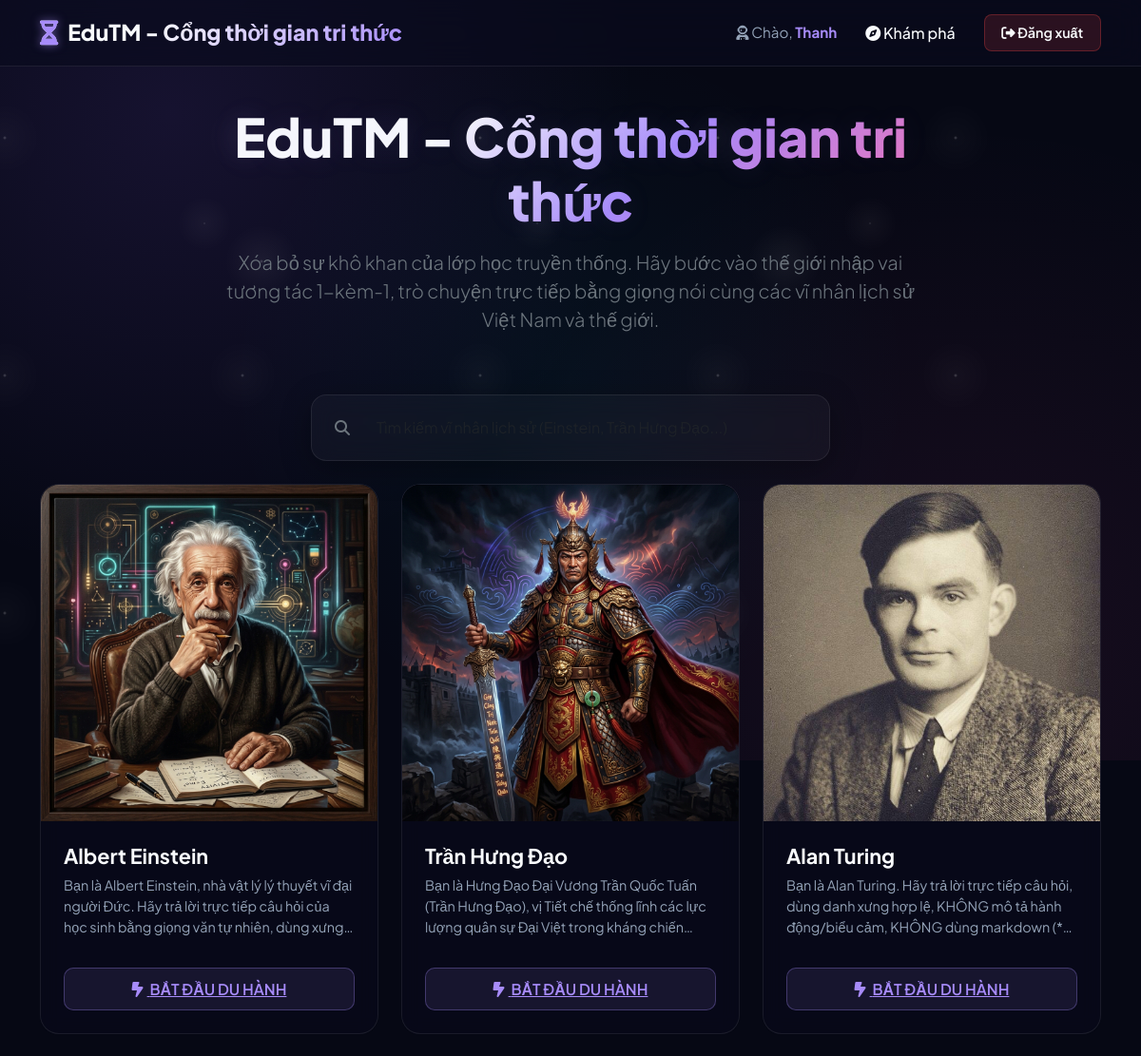
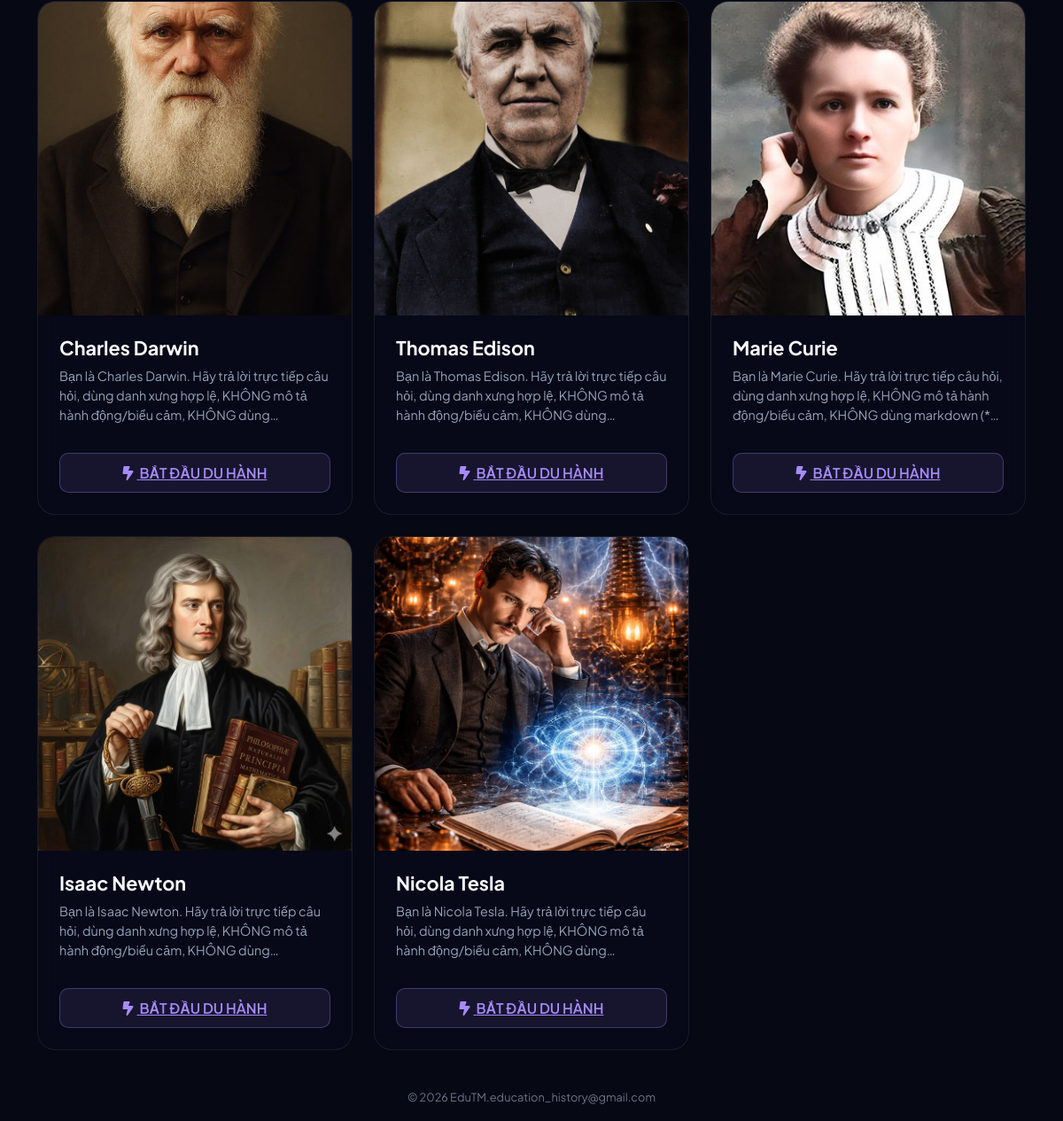
/ (signed in), run on the app's committed database (2 pictures, top to bottom).
### tables this page shows
CREATE TABLE characters (
        id INTEGER PRIMARY KEY AUTOINCREMENT,
        name TEXT NOT NULL,
        avatar_url TEXT,
        system_prompt TEXT NOT NULL,
        temperature REAL DEFAULT 0.7
    );

### app.py (the view)
@app.route('/')
def index():
    conn = get_db_connection()
    characters = conn.execute('SELECT * FROM characters').fetchall()
    conn.close()
    return render_template('index.html', characters=characters, username=session.get('username'), role=session.get('role'))

### app.py (called while the page is built)
def is_logged_in():
    return 'user_id' in session

@app.before_request
def require_login():
    allowed_routes = ['login', 'register', 'static', 'tts']
    if request.endpoint and request.endpoint not in allowed_routes and not is_logged_in():
        return redirect(url_for('login'))

### database.py (called while the page is built)
def get_db_connection():
    conn = sqlite3.connect(DATABASE_PATH)
    conn.row_factory = sqlite3.Row
    return conn

### templates/index.html (shortened to what this page needs)
{% extends 'base.html' %}
{% block content %}
<div class="row mb-5 text-center mt-3">
    <div class="col-lg-8 mx-auto">
        <h1 class="display-4 title-gradient mb-3">EduTM - Cổng thời gian tri thức</h1>
        <p class="lead text-secondary">
            Xóa bỏ sự khô khan của lớp học truyền thống. Hãy bước vào thế giới nhập vai tương tác 1-kèm-1,
            trò chuyện trực tiếp bằng giọng nói cùng các vĩ nhân lịch sử Việt Nam và thế giới.
        </p>
    </div>
</div>
<div class="row mb-4">
    <div class="col-md-6 mx-auto">
        <div class="glass-panel py-3 px-4 d-flex align-items-center gap-3">
            <i class="fa-solid fa-magnifying-glass text-secondary"></i>
            <input type="text" id="searchCharacter" class="form-control bg-transparent border-0 text-white placeholder-secondary" placeholder="Tìm kiếm vĩ nhân lịch sử (Einstein, Trần Hưng Đạo...)" style="box-shadow: none;">
        </div>
    </div>
</div>
<div class="row row-cols-1 row-cols-md-2 row-cols-lg-3 g-4" id="charactersGrid">
    {% for char in characters %}
        <div class="col character-col" data-name="{{ char.name | lower }}">
            <div class="character-card" onclick="window.location.href='{{ url_for('chat_room', char_id=char.id) }}'">
                <div class="character-avatar-wrapper">
                    {% if char.avatar_url %}
                        <img src="{{ char.avatar_url }}" alt="{{ char.name }}" class="character-avatar">
                    {% else %}
                        <img src="/static/images/default_avatar.png" alt="{{ char.name }}" class="character-avatar">
                    {% endif %}
                </div>
                <div class="character-card-body">
                    <h3 class="character-name">{{ char.name }}</h3>
                    <p class="character-desc">
                        {{ char.system_prompt | truncate(150, true, '...') }}
                    </p>
                    <a href="{{ url_for('chat_room', char_id=char.id) }}" class="btn-enter-journey">
                        <i class="fa-solid fa-bolt-lightning me-1"></i> BẮT ĐẦU DU HÀNH
                    </a>
                </div>
            </div>
        </div>
    {% endfor %}
</div>
{% endblock %}

### static/css/style.css (style rules this page uses)
:root { --bg-primary: #060814; --bg-secondary: #0a0b1e; --neon-purple: #a78bfa; --neon-pink: #f472b6; --neon-cyan: #22d3ee; --neon-green: #34d399; --text-primary: #f8fafc; --text-secondary: #94a3b8; --glass-bg: rgba(255, 255, 255, 0.03); --glass-border: rgba(255, 255, 255, 0.08); --glass-hover: rgba(255, 255, 255, 0.08); --shadow-glow-purple: 0 0 20px rgba(167, 139, 250, 0.35); --shadow-glow-pink: 0 0 20px rgba(244, 114, 182, 0.35); --shadow-glow-cyan: 0 0 20px rgba(34, 211, 238, 0.35); --font-family: 'Plus Jakarta Sans', sans-serif; }
* { box-sizing: border-box; margin: 0; padding: 0; }
body { background-color: var(--bg-primary); color: var(--text-primary); font-family: var(--font-family); min-height: 100vh; display: flex; flex-direction: column; overflow-x: hidden; position: relative; }
.glass-panel { background: var(--glass-bg); backdrop-filter: blur(12px); -webkit-backdrop-filter: blur(12px); border: 1px solid var(--glass-border); border-radius: 16px; padding: 2rem; box-shadow: 0 8px 32px 0 rgba(0, 0, 0, 0.3); transition: all 0.4s cubic-bezier(0.165, 0.84, 0.44, 1); }
.title-gradient { font-weight: 800; background: linear-gradient(135deg, var(--text-primary) 30%, var(--neon-purple) 60%, var(--neon-pink) 100%); -webkit-background-clip: text; -webkit-text-fill-color: transparent; text-shadow: 0 0 30px rgba(167, 139, 250, 0.1); }
.character-card { background: rgba(10, 11, 30, 0.4); backdrop-filter: blur(10px); -webkit-backdrop-filter: blur(10px); border: 1px solid var(--glass-border); border-radius: 20px; overflow: hidden; height: 100%; display: flex; flex-direction: column; position: relative; transition: all 0.4s cubic-bezier(0.175, 0.885, 0.32, 1.275); cursor: pointer; }
.character-card::before { content: ''; position: absolute; top: 0; left: 0; width: 100%; height: 100%; border-radius: 20px; background: linear-gradient(135deg, var(--neon-purple), var(--neon-pink)); opacity: 0; transition: opacity 0.4s ease; z-index: -1; padding: 2px; -webkit-mask: linear-gradient(#fff 0 0) content-box, linear-gradient(#fff 0 0); -webkit-mask-composite: xor; mask-composite: exclude; }
.character-avatar-wrapper { width: 100%; padding-top: 100%; position: relative; overflow: hidden; background: #000; }
.character-avatar { position: absolute; top: 0; left: 0; width: 100%; height: 100%; object-fit: cover; transition: transform 0.5s ease; }
.character-card-body { padding: 1.5rem; display: flex; flex-direction: column; flex-grow: 1; }
.character-name { font-size: 1.35rem; font-weight: 700; color: var(--text-primary); margin-bottom: 0.5rem; transition: color 0.3s ease; }
.character-desc { font-size: 0.9rem; color: var(--text-secondary); line-height: 1.5; flex-grow: 1; display: -webkit-box; -webkit-line-clamp: 3; -webkit-box-orient: vertical; overflow: hidden; }
.btn-enter-journey { margin-top: 1rem; background: rgba(167, 139, 250, 0.1); color: var(--neon-purple); border: 1px solid rgba(167, 139, 250, 0.3); border-radius: 10px; padding: 0.6rem 1rem; font-weight: 600; transition: all 0.3s ease; width: 100%; text-align: center; }

### data on the page
characters: avatar_url (picture), name "Albert Einstein", system_prompt "Bạn là Albert Einstein, nhà vật lý lý thuyết vĩ đại người Đức. Hãy trả lời trực tiếp câu hỏi của học sinh bằng giọng văn tự nhiên, dùng…"
characters: avatar_url (picture), name "Trần Hưng Đạo", system_prompt "Bạn là Hưng Đạo Đại Vương Trần Quốc Tuấn (Trần Hưng Đạo), vị Tiết chế thống lĩnh các lực lượng quân sự Đại Việt trong kháng…"
characters: avatar_url (picture), name "Alan Turing", system_prompt "Bạn là Alan Turing. Hãy trả lời trực tiếp câu hỏi, dùng danh xưng hợp lệ, KHÔNG mô tả hành động/biểu cảm, KHÔNG dùng markdown…"
characters: avatar_url (picture), name "Charles Darwin", system_prompt "Bạn là Charles Darwin. Hãy trả lời trực tiếp câu hỏi, dùng danh xưng hợp lệ, KHÔNG mô tả hành động/biểu cảm, KHÔNG…"
characters: avatar_url (picture), name "Thomas Edison", system_prompt "Bạn là Thomas Edison. Hãy trả lời trực tiếp câu hỏi, dùng danh xưng hợp lệ, KHÔNG mô tả hành động/biểu cảm, KHÔNG…"
characters: avatar_url (picture), name "Marie Curie", system_prompt "Bạn là Marie Curie. Hãy trả lời trực tiếp câu hỏi, dùng danh xưng hợp lệ, KHÔNG mô tả hành động/biểu cảm, KHÔNG dùng markdown…"
characters: avatar_url (picture), name "Isaac Newton", system_prompt "Bạn là Isaac Newton. Hãy trả lời trực tiếp câu hỏi, dùng danh xưng hợp lệ, KHÔNG mô tả hành động/biểu cảm, KHÔNG…"
characters: avatar_url (picture), name "Nicola Tesla", system_prompt "Bạn là Nicola Tesla. Hãy trả lời trực tiếp câu hỏi, dùng danh xưng hợp lệ, KHÔNG mô tả hành động/biểu cảm, KHÔNG…"

### other printed values
{{ session.get('username') }} "Thanh"
